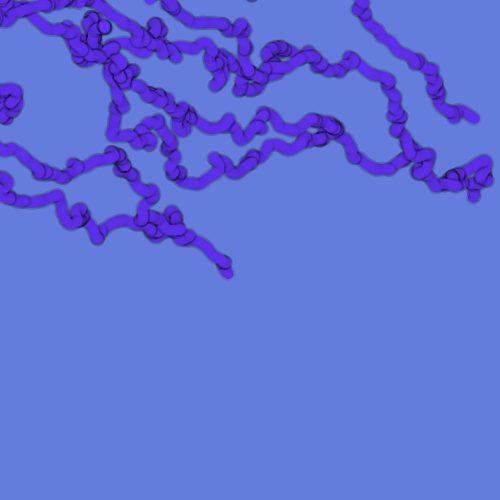
Frame 1 (no input)
Frame 60 (the mouse pressed at the canvas centre just before this capture): identical to frame 1, image omitted
Frame 120 (the mouse held since frame 60 and released just before this capture): identical to frame 1, image omitted

The Processing sketch that drew this single still picture (run headless with seeded random() and noise(); from frame 60 on, the mouse is pressed at the canvas centre):

// Processing sketch: wormyLines
// ── wormyLines.pde
float r = 4;
float s = 10.0;
float t = 0;
PVector[] pos = new PVector[1000];

void setup(){
  size(500,500);
  background(100,125,220);
  noStroke();
  for (int j=0;j<10;j++){
    float posx = random(0,width);
    float posy = random(0,height);
    for (int i=0;i<1000;i++){
      fill(0,10);
      pos[i] = new PVector();
      posx += r*(noise(0.1*(-i+100*j))-0.5);
      posy += r*(noise(j,0.1*i)-0.5);
      pos[i].set(posx,posy,0);
      
      ellipse(pos[i].x,pos[i].y,1.5*s,1.5*s);
      fill(100,50,251);
      ellipse(pos[i].x,pos[i].y,s,s);
    }
  }
}

void draw(){
}

void mousePressed(){
  setup();
}
